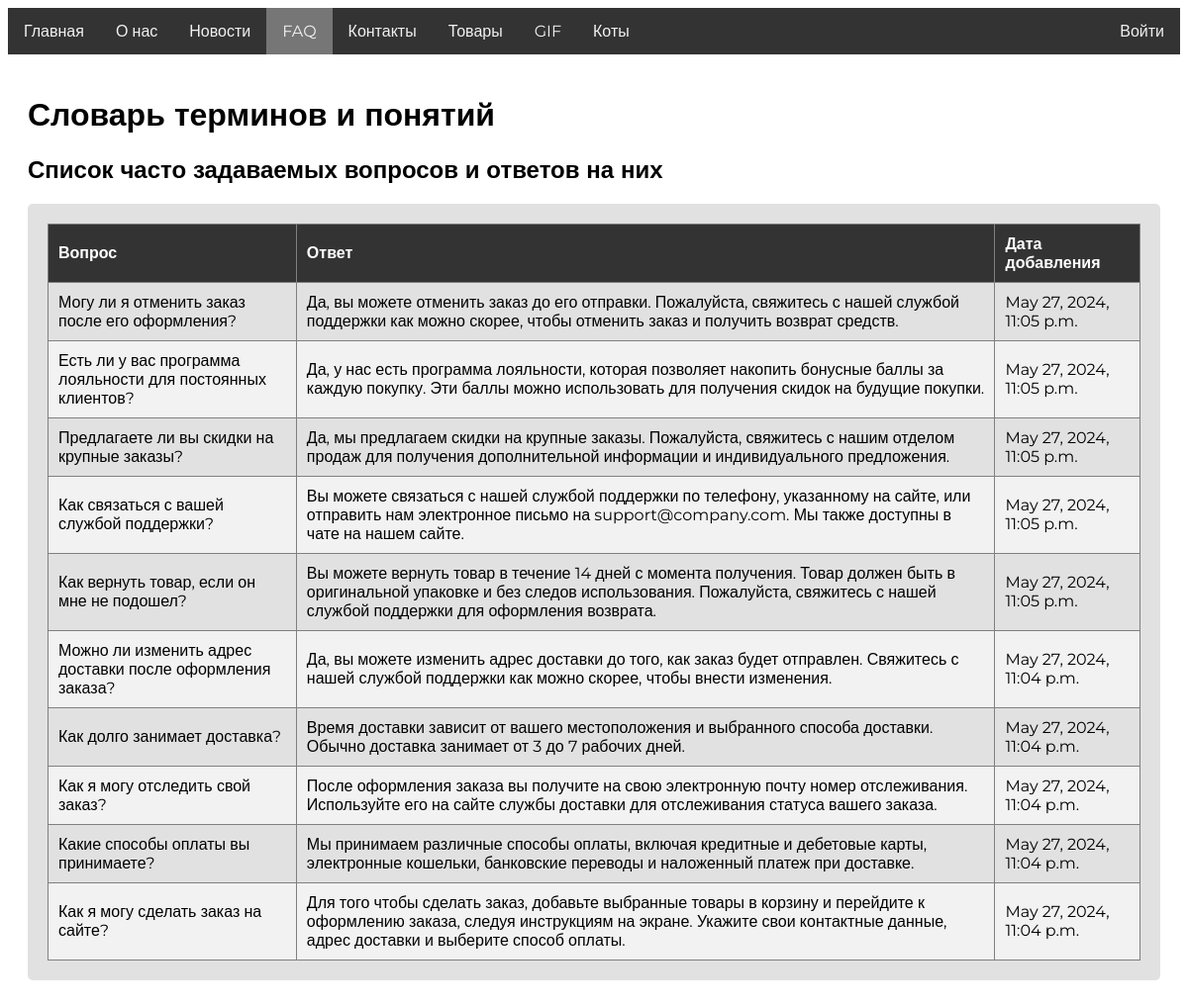
Before: /faq/ with the older database file.
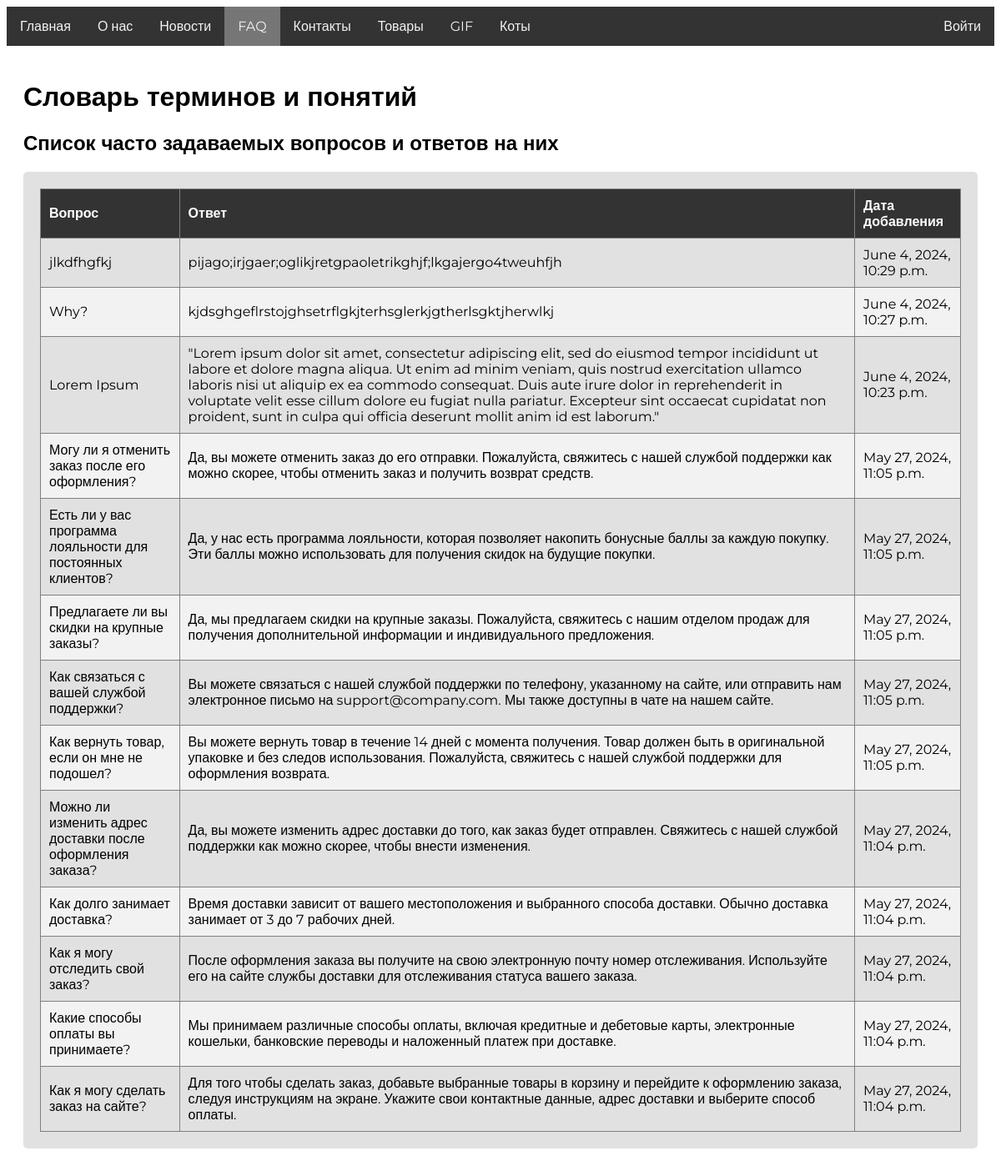
After: the same page with the newer database file.
### myapp/models.py (models this page shows, shortened)
class FAQ(models.Model):
    question = models.CharField(max_length=255)
    answer = models.TextField()
    date_added = models.DateTimeField(auto_now_add=True)

### myapp/views.py (the view)
# urls.py: path('faq/', views.faq_list, name='faq_list'),
def faq_list(request):
    faqs = FAQ.objects.all().order_by('-date_added')
    return render(request, 'faq_list.html', {'faqs': faqs, 'user': request.user})

### templates/faq_list.html (shortened to what this page needs)
<!DOCTYPE html>
{% load static %}
<html lang="en">
<head>
    <link rel="stylesheet" href="{% static "css/styles.css" %}">
</head>
<body class="body">
    <div class="navbar">
        <div class="left-items">
            <a href="#" id="latest" class="tab">Главная</a>
            <a href="#" id="about" class="tab">О нас</a>
            <a href="#" id="news" class="tab">Новости</a>
            <a href="#" id="faq" class="tab active">FAQ</a>
            <a href="#" id="contacts" class="tab">Контакты</a>
            <a href="#" id="products" class="tab">Товары</a>
            <a href="#" id="gif" class="tab">GIF</a>
            <a href="#" id="rand" class="tab">Коты</a>
        </div>
        {% if user.is_authenticated %}
        <div class="sp">
            <span>Привет, {{ user.username }}!</span>
            <a href="/logout">Выйти</a>
        </div>
        {% else %}
            <a href="/login">Войти</a>
        {% endif %}
    </div>
    <div class="container">
        <h1>Словарь терминов и понятий</h1>
        <h2>Список часто задаваемых вопросов и ответов на них</h2>
        <div class="article-summary">
            <table class="table" border="1">
                <thead>
                    <tr>
                        <th>Вопрос</th>
                        <th>Ответ</th>
                        <th>Дата добавления</th>
                    </tr>
                </thead>
                <tbody>
                    {% for faq in faqs %}
                    <tr>
                        <td>{{ faq.question }}</td>
                        <td>{{ faq.answer }}</td>
                        <td>{{ faq.date_added }}</td>
                    </tr>
                    {% endfor %}
                </tbody>
            </table>
        </div>
    </div>
</body>
</html>

Changed rows visible on the page:
added FAQ: question "jlkdfhgfkj", answer "pijago;irjgaer;oglikjretgpaoletrikghjf;lkgajergo4tweuhfjh", date_added "June 4, 2024, 10:29 p.m."
added FAQ: question "Why?", answer "kjdsghgeflrstojghsetrflgkjterhsglerkjgtherlsgktjherwlkj", date_added "June 4, 2024, 10:27 p.m."
added FAQ: question "Lorem Ipsum", answer "\"Lorem ipsum dolor sit amet, consectetur adipiscing elit, sed do eiusmod tempor incididunt ut labore et dolore magna aliqua. Ut enim ad minim veniam, quis nostrud exercitation ullamco laboris nisi ut aliquip ex ea commodo consequat. Duis aute irure dolor in reprehenderit in voluptate velit esse cillum dolore eu fugiat nulla pariatur. Excepteur sint occaecat cupidatat non proident, sunt in culpa qui officia deserunt mollit anim id est laborum.\"", date_added "June 4, 2024, 10:23 p.m."
